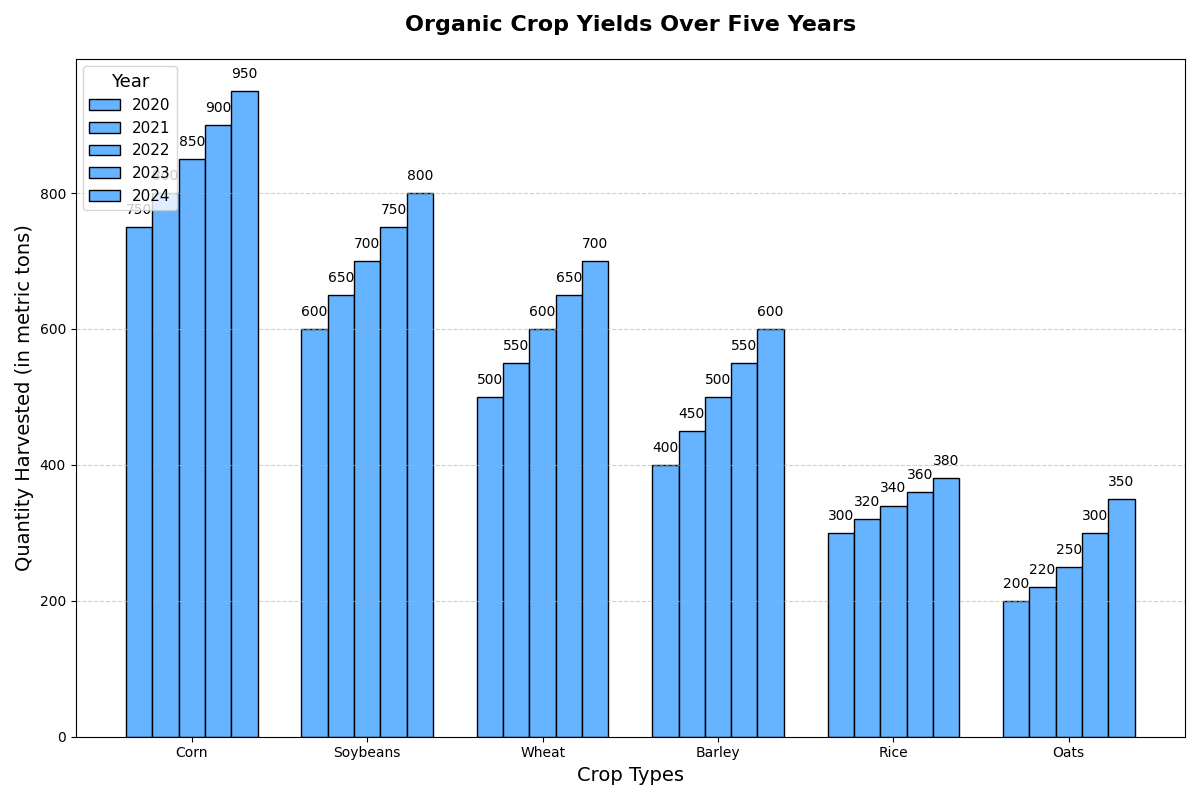

This figure's Python source:
import matplotlib.pyplot as plt
import numpy as np

crop_types = ['Wheat', 'Corn', 'Barley', 'Soybeans', 'Oats', 'Rice']
quantities_2020 = [500, 750, 400, 600, 200, 300]
quantities_2021 = [550, 800, 450, 650, 220, 320]
quantities_2022 = [600, 850, 500, 700, 250, 340]
quantities_2023 = [650, 900, 550, 750, 300, 360]
quantities_2024 = [700, 950, 600, 800, 350, 380]

# Sort based on quantities_2024 in descending order
sorted_indices = np.argsort(quantities_2024)[::-1]
sorted_crop_types = [crop_types[i] for i in sorted_indices]
sorted_quantities_2020 = [quantities_2020[i] for i in sorted_indices]
sorted_quantities_2021 = [quantities_2021[i] for i in sorted_indices]
sorted_quantities_2022 = [quantities_2022[i] for i in sorted_indices]
sorted_quantities_2023 = [quantities_2023[i] for i in sorted_indices]
sorted_quantities_2024 = [quantities_2024[i] for i in sorted_indices]

fig, ax = plt.subplots(figsize=(12, 8))
width = 0.15 

bar_positions = np.arange(len(sorted_crop_types))

# Use a consistent color for all bars
color = '#66b3ff'  # Using the blue color for illustration

bars_2020 = ax.bar(bar_positions - 2*width, sorted_quantities_2020, width=width, label='2020', color=color, edgecolor='black')
bars_2021 = ax.bar(bar_positions - width, sorted_quantities_2021, width=width, label='2021', color=color, edgecolor='black')
bars_2022 = ax.bar(bar_positions, sorted_quantities_2022, width=width, label='2022', color=color, edgecolor='black')
bars_2023 = ax.bar(bar_positions + width, sorted_quantities_2023, width=width, label='2023', color=color, edgecolor='black')
bars_2024 = ax.bar(bar_positions + 2*width, sorted_quantities_2024, width=width, label='2024', color=color, edgecolor='black')

def add_value_labels(bars):
    for bar in bars:
        yval = bar.get_height()
        ax.text(bar.get_x() + bar.get_width()/2, yval + 15, f'{yval}', ha='center', va='bottom')

add_value_labels(bars_2020)
add_value_labels(bars_2021)
add_value_labels(bars_2022)
add_value_labels(bars_2023)
add_value_labels(bars_2024)

ax.set_title('Organic Crop Yields Over Five Years', fontsize=16, fontweight='bold', pad=20)
ax.set_xlabel('Crop Types', fontsize=14)
ax.set_ylabel('Quantity Harvested (in metric tons)', fontsize=14)
ax.set_xticks(bar_positions)
ax.set_xticklabels(sorted_crop_types)

ax.grid(True, linestyle='--', alpha=0.6, axis='y')
ax.legend(title='Year', title_fontsize='13', fontsize='11', loc='upper left', frameon=True)

plt.tight_layout()
plt.show()
